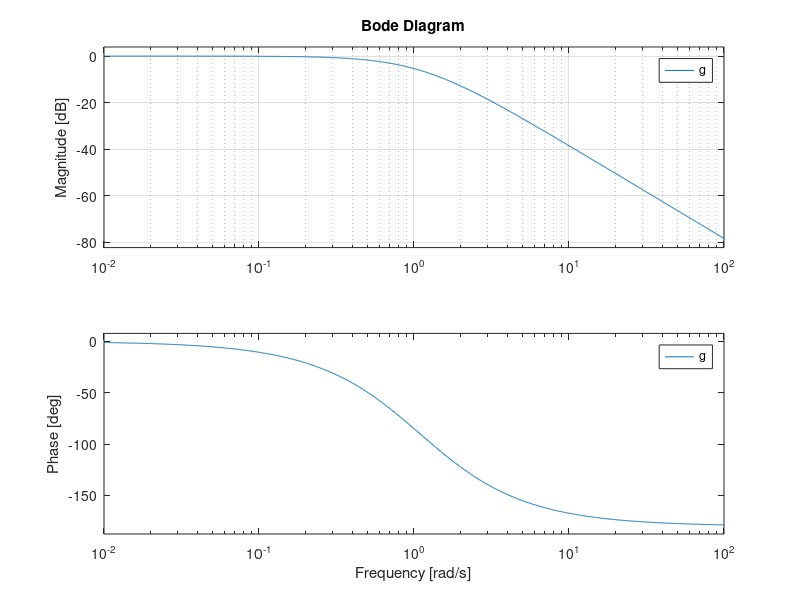

This figure's MATLAB source: (Note: this script raises an error after producing the figure.)
clear all %limpa o workspace
close all% fecha os arquivos abertos

% TODO: Alterar os valores para o seu caso
zeta = 1.011;
wn = 1.093; 
R = 1.15;
g = tf(wn^2, [1 2*zeta*wn wn^2]); % tf (transfer function): cria uma Funcao de Transferencia - coloca-se apenas os coeficientes do polinomio

%%%%%%%%%%%%%%%%%%%%%%%%%%%%%%%%%%%
% Grafico de Bode
figure
bode(g)  
grid
%%%%%%%%%%%%%%%%%%%%%%%%%%%%%%%%%%%

%%%%%%%%%%%%%%%%%%%%%%%%%%%%%%%%%%%%%%%%%%%%%
% Largura de Banda
% TODO: Colocar abaixo o valor de largura de banda para o seu caso. Usar o
% comando bandwidth ou encontrar pelo grafico de bode
wb =  bandwidth(g); % Valor da largura de banda em rad/s
fb =  0.692/(2*pi);  % Valor da largura de banda em em Hz
%%%%%%%%%%%%%%%%%%%%%%%%%%%%%%%%%%%%%%%%%%%%%%%

%%%%%%%%%%%%%%%%%%%%%%%%%%%%%%%%%%%%%%%%%%%%%%%
% Resposta degrau continua
Fc = 10000;    % Ferquencia de amostragem em Hz  
T = 15; % Tempo final da simulacao
t = 0:1/Fc:T; 
y = R*step(g,t);  % Resposta degrau unitario
%%%%%%%%%%%%%%%%%%%%%%%%%%%%%%%%%%%%%%%%%%%%%%%


%% Para 1*fb %%%%%%%%%%%%%%%


%%%%%%%%%%%%%%%%%%%%%%%%%%%%%%%%%%%%%%%%%%%%%%%
% Plotar a resposta degrau unitario contínua
figure
plot(t,y)
title('Resposta degrau do sistema')
xlabel('Tempo (t)')
ylabel('y(t)')
grid
%%%%%%%%%%%%%%%%%%%%%%%%%%%%%%%%%%%%%%%%%%%%%%%

%%%%%%%%%%%%%%%%%%%%%%%%%%%%%%%%%%%%%%%%%%%%%%%
% Resposta degrau discreta
hold on
F0 = 1*fb;    % Frequencia de amostragem in Hz    
T0 = 1/F0;    % Periodo de amostragem em segundos
t2 = 0:T0:T; % Time vector 
y2 = R*step(g,t2);  % Step response
stairs(t2,y2,'r')
%%%%%%%%%%%%%%%%%%%%%%%%%%%%%%%%%%%%%%%%%%%%%%

%%%%%%%%%%%%%%%%%%%%%%%%%%%%%%%%%%%%%%%%%%%%%%%
% Analise de Fourier
w0=F0*2*pi; % frequencia de amostragem do sinal discreto em rad/s
plot_fft_discreto(t,y,2*w0)  % t,y sao o vetor de tempo e sa?da da resposta degrau continua

%%%%%%%%%%%%%%%%%%%%%%%%%%%%%%%%%%%%%%%%%%%%%%%


%% Para 2*fb %%%%%%%%%%%%%%%


%%%%%%%%%%%%%%%%%%%%%%%%%%%%%%%%%%%%%%%%%%%%%%%
% Plotar a resposta degrau unitario contínua
figure
plot(t,y)
title('Resposta degrau do sistema')
xlabel('Tempo (t)')
ylabel('y(t)')
grid
%%%%%%%%%%%%%%%%%%%%%%%%%%%%%%%%%%%%%%%%%%%%%%%

%%%%%%%%%%%%%%%%%%%%%%%%%%%%%%%%%%%%%%%%%%%%%%%
% Resposta degrau discreta
hold on
F0 = 2*fb;    % Frequencia de amostragem in Hz    
T0 = 1/F0;    % Periodo de amostragem em segundos
t2 = 0:T0:T; % Time vector 
y2 = R*step(g,t2);  % Step response
stairs(t2,y2,'r')
%%%%%%%%%%%%%%%%%%%%%%%%%%%%%%%%%%%%%%%%%%%%%%

%%%%%%%%%%%%%%%%%%%%%%%%%%%%%%%%%%%%%%%%%%%%%%%
% Analise de Fourier
w0=F0*2*pi; % frequencia de amostragem do sinal discreto em rad/s
plot_fft_discreto(t,y,2*w0)  % t,y sao o vetor de tempo e sa?da da resposta degrau continua

%%%%%%%%%%%%%%%%%%%%%%%%%%%%%%%%%%%%%%%%%%%%%%%



%% Para 5*fb %%%%%%%%%%%%%%%

%%%%%%%%%%%%%%%%%%%%%%%%%%%%%%%%%%%%%%%%%%%%%%%
% Plotar a resposta degrau unitario contínua
figure
plot(t,y)
title('Resposta degrau do sistema')
xlabel('Tempo (t)')
ylabel('y(t)')
grid
%%%%%%%%%%%%%%%%%%%%%%%%%%%%%%%%%%%%%%%%%%%%%%%

%%%%%%%%%%%%%%%%%%%%%%%%%%%%%%%%%%%%%%%%%%%%%%%
% Resposta degrau discreta
hold on
F0 = 5*fb;    % Frequencia de amostragem in Hz    
T0 = 1/F0;    % Periodo de amostragem em segundos
t2 = 0:T0:T; % Time vector 
y2 = R*step(g,t2);  % Step response
stairs(t2,y2,'r')
%%%%%%%%%%%%%%%%%%%%%%%%%%%%%%%%%%%%%%%%%%%%%%

%%%%%%%%%%%%%%%%%%%%%%%%%%%%%%%%%%%%%%%%%%%%%%%
% Analise de Fourier
w0=F0*2*pi; % frequencia de amostragem do sinal discreto em rad/s
plot_fft_discreto(t,y,2*w0)  % t,y sao o vetor de tempo e sa?da da resposta degrau continua

%%%%%%%%%%%%%%%%%%%%%%%%%%%%%%%%%%%%%%%%%%%%%%%

%% Para 10*fb %%%%%%%%%%%%%%%

%%%%%%%%%%%%%%%%%%%%%%%%%%%%%%%%%%%%%%%%%%%%%%%
% Plotar a resposta degrau unitario contínua
figure
plot(t,y)
title('Resposta degrau do sistema')
xlabel('Tempo (t)')
ylabel('y(t)')
grid
%%%%%%%%%%%%%%%%%%%%%%%%%%%%%%%%%%%%%%%%%%%%%%%

%%%%%%%%%%%%%%%%%%%%%%%%%%%%%%%%%%%%%%%%%%%%%%%
% Resposta degrau discreta
hold on
F0 = 10*fb;    % Frequencia de amostragem in Hz    
T0 = 1/F0;    % Periodo de amostragem em segundos
t2 = 0:T0:T; % Time vector 
y2 = R*step(g,t2);  % Step response
stairs(t2,y2,'r')
%%%%%%%%%%%%%%%%%%%%%%%%%%%%%%%%%%%%%%%%%%%%%%

%%%%%%%%%%%%%%%%%%%%%%%%%%%%%%%%%%%%%%%%%%%%%%%
% Analise de Fourier
w0=F0*2*pi; % frequencia de amostragem do sinal discreto em rad/s
plot_fft_discreto(t,y,2*w0)  % t,y sao o vetor de tempo e sa?da da resposta degrau continua

%%%%%%%%%%%%%%%%%%%%%%%%%%%%%%%%%%%%%%%%%%%%%%%


%% Para 35*fb %%%%%%%%%%%%%%%

%%%%%%%%%%%%%%%%%%%%%%%%%%%%%%%%%%%%%%%%%%%%%%%
% Plotar a resposta degrau unitario contínua
figure
plot(t,y)
title('Resposta degrau do sistema')
xlabel('Tempo (t)')
ylabel('y(t)')
grid
%%%%%%%%%%%%%%%%%%%%%%%%%%%%%%%%%%%%%%%%%%%%%%%

%%%%%%%%%%%%%%%%%%%%%%%%%%%%%%%%%%%%%%%%%%%%%%%
% Resposta degrau discreta
hold on
F0 = 35*fb;    % Frequencia de amostragem in Hz    
T0 = 1/F0;    % Periodo de amostragem em segundos
t2 = 0:T0:T; % Time vector 
y2 = R*step(g,t2);  % Step response
stairs(t2,y2,'r')
%%%%%%%%%%%%%%%%%%%%%%%%%%%%%%%%%%%%%%%%%%%%%%

%%%%%%%%%%%%%%%%%%%%%%%%%%%%%%%%%%%%%%%%%%%%%%%
% Analise de Fourier
w0=F0*2*pi; % frequencia de amostragem do sinal discreto em rad/s
plot_fft_discreto(t,y,2*w0)  % t,y sao o vetor de tempo e sa?da da resposta degrau continua

%%%%%%%%%%%%%%%%%%%%%%%%%%%%%%%%%%%%%%%%%%%%%%%